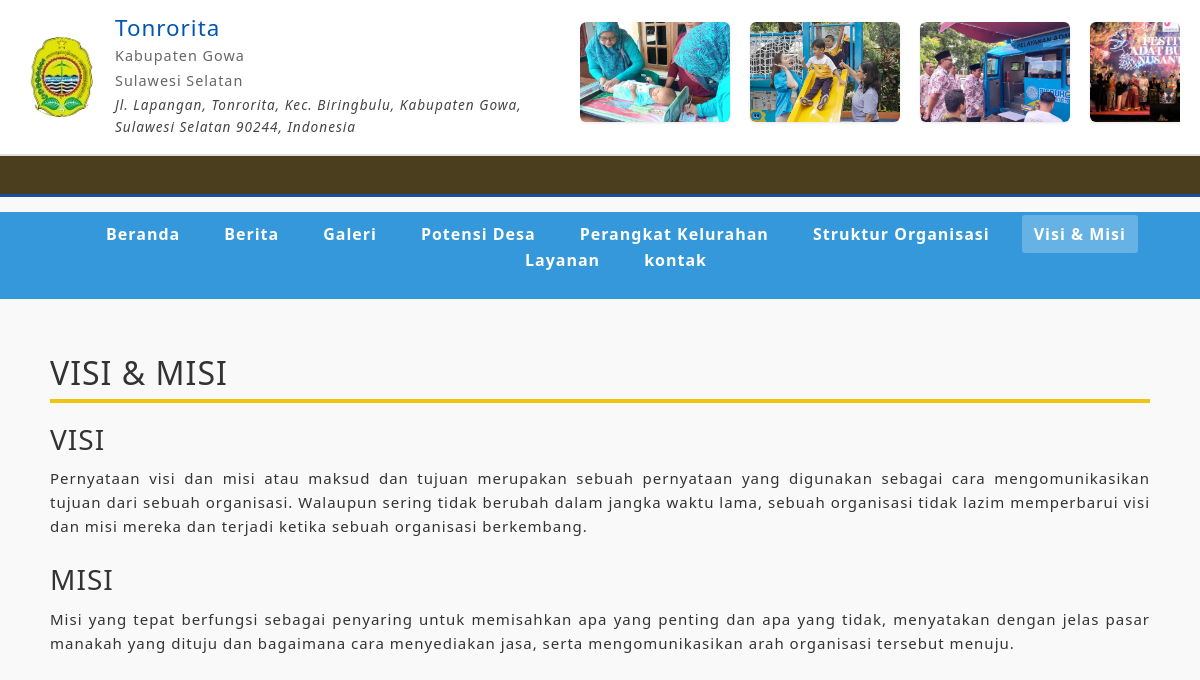
/frontend/sections/visi_misi.php, run on the app's committed database.
### tables this page shows
CREATE TABLE `profil_kelurahan` (
  `id` int NOT NULL,
  `nama_kelurahan` varchar(150) DEFAULT NULL,
  `visi` text,
  `misi` text,
  `sejarah` text,
  `alamat` text,
  `telepon` varchar(50) DEFAULT NULL,
  `email` varchar(150) DEFAULT NULL,
  `logo` varchar(255) DEFAULT NULL,
  `created_at` timestamp NULL DEFAULT CURRENT_TIMESTAMP,
  `updated_at` timestamp NULL DEFAULT NULL
);

CREATE TABLE `galeri` (
  `id` int NOT NULL,
  `judul` varchar(150) DEFAULT NULL,
  `gambar` varchar(255) DEFAULT NULL,
  `deskripsi` text,
  `kategori` enum('kegiatan','fasilitas','umum') DEFAULT NULL,
  `created_at` timestamp NULL DEFAULT CURRENT_TIMESTAMP
);

### frontend/sections/visi_misi.php (the view, shortened to what this page needs)
<!DOCTYPE html>
<html lang="en">
<head>
    <link href="../template_users/css/styles.css" rel="stylesheet" />
</head>
</html>
<?php
include '../../config/connection.php';
include '../partials/navbar1.php';
include '../partials/header.php';
$query = "SELECT * FROM profil_kelurahan LIMIT 1";
$result = mysqli_query($db, $query);
$profil = mysqli_fetch_assoc($result);
?>
<body>
    <div class="container">
        <h2 style="margin: 20px 0; color:#fffffff; border-bottom: 4px solid #f1c40f; padding-bottom: 6px;">
            VISI & MISI
        </h2>
        <h3 style="margin-top: 20px; color:#333;">VISI</h3>
        <p style="font-size: 15px; text-align: justify; margin-top: 10px;">
            <?= nl2br($profil['visi']); ?>
        </p>
        <h3 style="margin-top: 25px; color:#333;">MISI</h3>
        <p style="font-size: 15px; text-align: justify; margin-top: 10px;">
            <?= nl2br($profil['misi']); ?>
        </p>
    </div>
</body>
</html>

### frontend/partials/navbar1.php (shortened to what this page needs)
<header class="header">
    <div class="header-top">
        <?php
        include_once __DIR__ . '/../config/connection.php';
        $query = "SELECT * FROM profil_kelurahan LIMIT 1";
        $result = $db->query($query);
        $profil = $result->fetch_assoc();
        $current_page = basename($_SERVER['PHP_SELF']);
        ?>
        <div class="header-flex-container">
            <div class="logo-container">
                <img src="../../storages/logo/1763007596_logokelurah-removebg-preview.png"
                    alt="Logo <?= htmlspecialchars($profil['nama_kelurahan']) ?>"
                    class="logo">
                <div class="header-info">
                    <h1><?= htmlspecialchars($profil['nama_kelurahan']) ?></h1>
                    <p>Kabupaten Gowa</p>
                    <p>Sulawesi Selatan</p>
                    <p class="address"><?= htmlspecialchars($profil['alamat']) ?></p>
                </div>
            </div>
            <div class="header-right-content">
                <div class="image-row">
                    <div class="track">
                        <?php
                        $qGaleri = "SELECT id, gambar FROM galeri ORDER BY id DESC LIMIT 8";
                        $rGaleri = $db->query($qGaleri);
                        $gambar_list = [];
                        while ($row = $rGaleri->fetch_assoc()) {
                            $gambar_list[] = $row;
                        }
                        foreach ($gambar_list as $row) {
                        ?>
                            <a href="../sections/detail_berita.php?id=<?= $row['id'] ?>">
                                <img src="../../storages/galeri/<?= $row['gambar'] ?>" class="small-img">
                            </a>
                        <?php } ?>
                    </div>
                </div>
            </div>
        </div>
    </div>
    <div class="running-text-container">
        <div class="running-text">
        </div>
    </div>
    <nav class="main-nav">
        <ul>
            <li><a href="../sections/home.php" class="<?= ($current_page == 'home.php') ? 'active' : '' ?>">Beranda</a></li>
            <li><a href="../sections/berita.php" class="<?= ($current_page == 'berita.php') ? 'active' : '' ?>">Berita</a></li>
            <li><a href="../sections/galeri.php" class="<?= ($current_page == 'galeri.php') ? 'active' : '' ?>">Galeri</a></li>
            <li><a href="../sections/potensi_desa.php" class="<?= ($current_page == 'potensi_desa.php') ? 'active' : '' ?>">Potensi Desa</a></li>
            <li><a href="../sections/perangkat_kelurahan.php" class="<?= ($current_page == 'perangkat_kelurahan.php') ? 'active' : '' ?>">Perangkat Kelurahan</a></li>
            <li><a href="../sections/struktur_organisasi.php" class="<?= ($current_page == 'struktur_organisasi.php') ? 'active' : '' ?>">Struktur Organisasi</a></li>
            <li><a href="../sections/visi_misi.php" class="<?= ($current_page == 'visi_misi.php') ? 'active' : '' ?>">Visi & Misi</a></li>
            <li><a href="../sections/layanan.php" class="<?= ($current_page == 'layanan.php') ? 'active' : '' ?>">Layanan</a></li>
            <li><a href="../sections/kontak.php" class="<?= ($current_page == 'kontak.php') ? 'active' : '' ?>">kontak</a></li>
        </ul>
    </nav>
</header>

### frontend/sections/visi_misi.php (style rules this page uses)
* { margin: 0; padding: 0; box-sizing: border-box; }
body { font-family: 'Segoe UI', Tahoma, Geneva, Verdana, sans-serif; line-height: 1.6; color: #333; background-color: #f9f9f9; }
.container { width: 1200px; margin: 0 auto; padding: 20px; }
.main-nav { background-color: #3498db; padding: 10px 0; margin: 15px 0; }
.main-nav ul { display: flex; list-style: none; justify-content: center; flex-wrap: wrap; }
.main-nav li { margin: 0 10px; }
.main-nav a { color: white; text-decoration: none; padding: 8px 12px; font-weight: bold; transition: background-color 0.3s; }

### frontend/partials/navbar1.php (style rules this page uses)
.header-top { display: flex; justify-content: space-between; align-items: center; padding: 15px 20px; background-color: #fff; border-bottom: 2px solid #e0e0e0; }
.header-flex-container { display: flex; justify-content: space-between; align-items: center; width: 100%; }
.logo-container { display: flex; align-items: center; gap: 15px; }
.logo { width: 80px; aspect-ratio: 1/1; object-fit: cover; border-radius: 50%; }
.header-info h1 { font-size: 1.4em; margin: 0; color: #0056b3; }
.header-info p { margin: 2px 0; font-size: 0.9em; color: #666; }
.header-info .address { font-size: 0.85em; font-style: italic; color: #444; }
.image-row { overflow: hidden; width: 600px; height: 110px; position: relative; border-radius: 6px; }
.track { display: flex; gap: 20px; width: max-content; animation: sepur 18s linear infinite; }
.small-img { width: 150px; height: 100px; object-fit: cover; border-radius: 6px; box-shadow: 0 1px 3px rgba(0, 0, 0, 0.1); transition: 0.2s; }
.running-text-container { width: 100%; background: #4b3e1f; color: yellow; font-weight: bold; padding: 6px 0; overflow: hidden; position: relative; border-bottom: 3px solid #1a4fa3; }
.running-text { display: inline-block; white-space: nowrap; padding-left: 100%; animation: runText 18s linear infinite; font-size: 14px; letter-spacing: 1px; }
.main-nav a.active { background-color: rgba(255, 255, 255, 0.25); border-radius: 3px; }

### data on the page
profil_kelurahan: nama_kelurahan "Tonrorita", alamat "Jl. Lapangan, Tonrorita, Kec. Biringbulu, Kabupaten Gowa, Sulawesi Selatan 90244, Indonesia", visi "Pernyataan visi dan misi atau maksud dan tujuan merupakan sebuah pernyataan yang digunakan sebagai cara mengomunikasikan tujuan dari sebuah organisasi. Walaupun sering tidak berubah dalam jangka waktu lama, sebuah organisasi tidak lazim memperbarui visi dan misi mereka dan terjadi ketika sebuah organisasi berkembang.", misi "Misi yang tepat berfungsi sebagai penyaring untuk memisahkan apa yang penting dan apa yang tidak, menyatakan dengan jelas pasar manakah yang dituju dan bagaimana cara menyediakan jasa, serta mengomunikasikan arah organisasi tersebut menuju."
galeri: gambar (picture)
galeri: gambar (picture)
galeri: gambar (picture)
galeri: gambar (picture)
